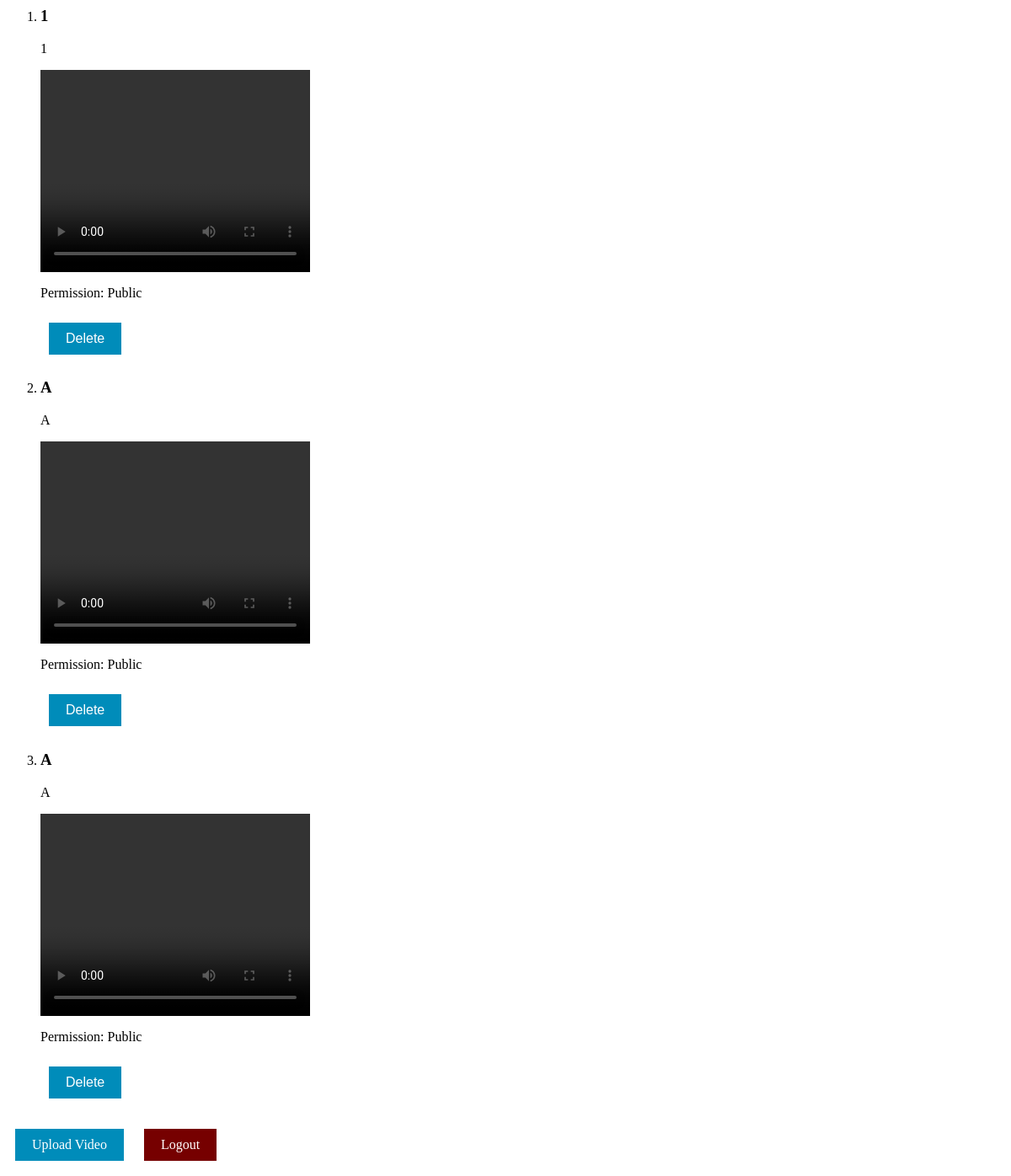
Page /video_list (signed in) on the committed database.
### datafortress/models.py (models this page shows, shortened)
class Video(models.Model):
    title = models.CharField(max_length=255)
    description = models.CharField(max_length=500)
    video_file = models.FileField(upload_to='media/')
    is_public = models.CharField(max_length=20)

### datafortress/views.py (the view)
# urls.py: path('video_list', views.video_list, name='video_list'),
@login_required
def video_list(request):
    videos = Video.objects.all()
    return render(request, 'video_list.html', {'videos':videos})

### templates/video_list.html (shortened to what this page needs)
{% load static %}
<link rel="stylesheet" href="{% static 'stylehome.css' %}">
<body>
    <ol>
        {% for video in videos %}
            <li>
                <h3 class='list-item'>{{ video.title }}</h3>
                <p class='list-item'>{{ video.description }}</p>
                <video width="320" height="240" controls>
                    <source src="{{ video.video_file.url }}" type="video/mp4">
                </video>
                {% if video.is_public %}
                    <p class='list-item'>Permission: Public</p>
                {% else %}
                    <p class='list-item'>Permission: Private</p>
                {% endif %}
                <form method="post" action="{% url 'delete_video' video.id %}">
                    <button type="submit" class='button login-button'>Delete</button>
                </form>
            </li>
        {% empty %}
            <p>No videos uploaded.</p>
        {% endfor %}
    </ol>
    <a class='button login-button' href='upload_video'>Upload Video</a>
    <a class='button logout-button' href='logout'>Logout</a>
</body>

### static/stylehome.css (style rules this page uses)
.button { background-color: #008CBA; color: rgb(255, 255, 255); border: none; padding: 10px 20px; text-align: center; text-decoration: none; display: inline-block; font-size: 16px; margin: 10px; cursor: pointer; }
.login-button { background-color: #008CBA; }
.logout-button { background-color: #760000; }

### rows in the picture
Video: title "1", description "1", is_public "Permission: Public"
Video: title "A", description "A", is_public "Permission: Public"
Video: title "A", description "A", is_public "Permission: Public"
